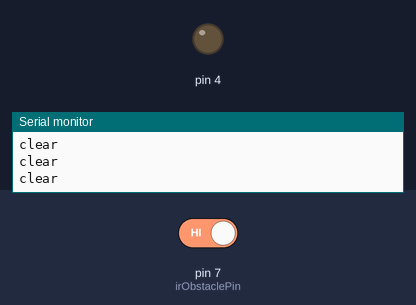
A sketch run on a simulated Arduino Uno, built with avr-gcc and run on an emulated ATmega328P. Shown: output pins drawn as LEDs (lit = HIGH), the last lines printed to the serial monitor. The inputs (shaded band) are chosen by the test bench; at power-on: pin 7 (irObstaclePin) HIGH.

Above: at 1.2 s.
1.3 s: pin 7 (irObstaclePin) driven LOW
At 2.0 s:
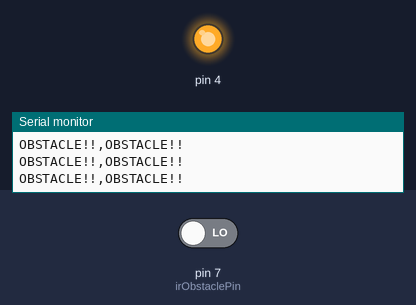
2.9 s: pin 7 (irObstaclePin) driven HIGH
At 3.3 s:
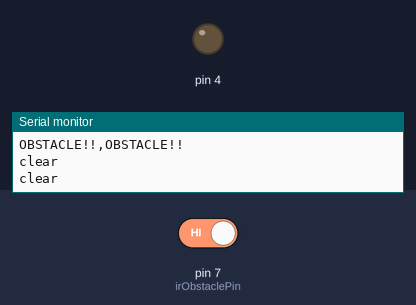
Timing chart, 0 to 5.9 s (numbered marks = the images above; inputs shaded):
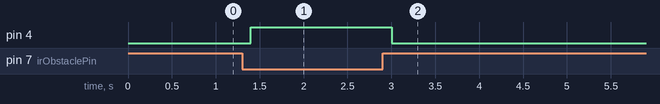

The sketch:

code.ino
```cpp
int irObstaclePin = 7;
int Obstacle = HIGH;


void setup()
{
  pinMode(irObstaclePin, INPUT);
  pinMode(4, OUTPUT);
  Serial.begin(9600);
}

void loop()
{
  Obstacle = digitalRead(irObstaclePin);
  if (Obstacle == LOW)
  {
    Serial.println("OBSTACLE!!,OBSTACLE!!");
    digitalWrite(4, HIGH);
  }
  else
  {
    Serial.println("clear");
    digitalWrite(4, LOW);
  }
  delay(200);
}
```

Measured:
- after the input at 1.3 s, pin 4: LOW → HIGH after 0.10 s
- after the input at 2.9 s, pin 4: HIGH → LOW after 0.10 s
